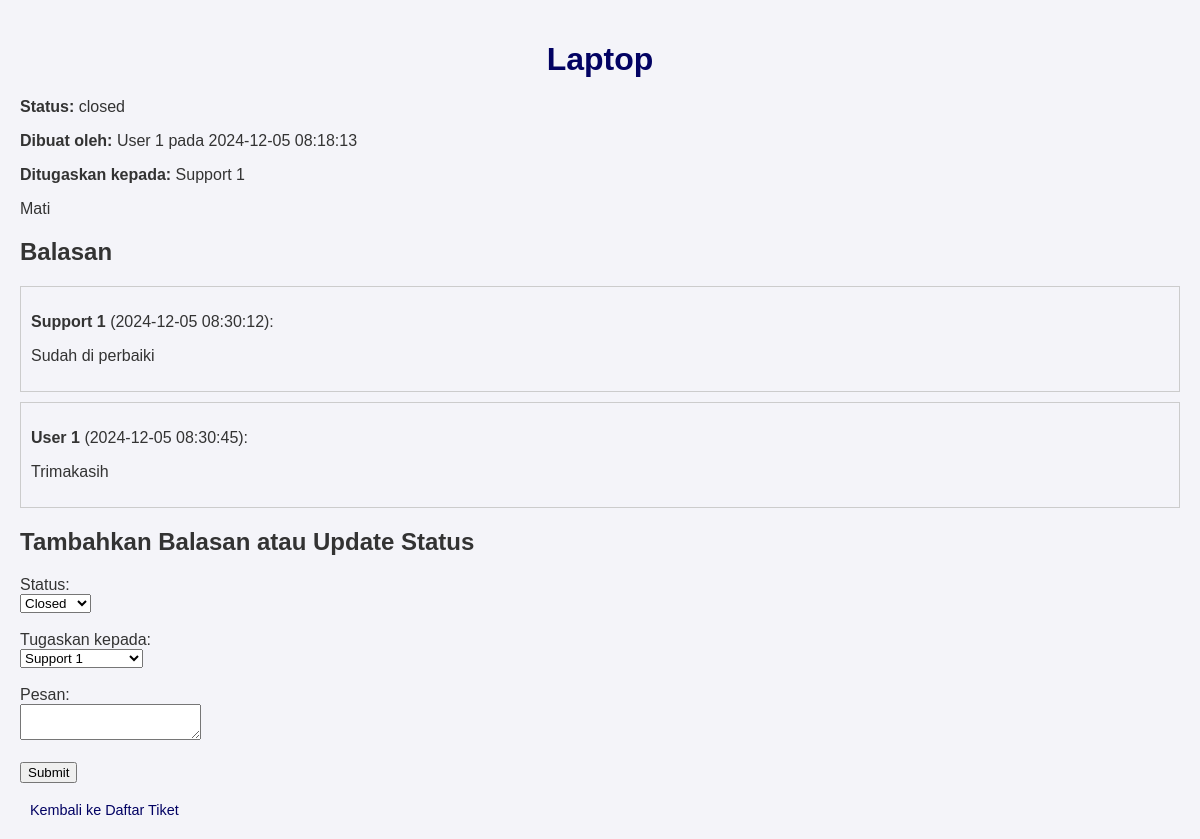
The page /admin/view_ticket.php?id=1 (signed in) on the database its author committed.
### tables this page shows
CREATE TABLE `tickets` (
  `id` int(11) NOT NULL,
  `user_id` int(11) NOT NULL,
  `subject` varchar(255) NOT NULL,
  `description` text NOT NULL,
  `status` enum('open','pending','closed') NOT NULL,
  `created_at` timestamp NULL DEFAULT current_timestamp(),
  `updated_at` timestamp NULL DEFAULT NULL ON UPDATE current_timestamp(),
  `assigned_to` int(11) DEFAULT NULL
);

CREATE TABLE `users` (
  `id` int(11) NOT NULL,
  `username` varchar(255) NOT NULL,
  `password` varchar(255) NOT NULL,
  `role` enum('admin','support','user') NOT NULL,
  `nama` varchar(255) NOT NULL,
  `email` varchar(255) NOT NULL
);

CREATE TABLE `replies` (
  `id` int(11) NOT NULL,
  `ticket_id` int(11) NOT NULL,
  `user_id` int(11) NOT NULL,
  `message` text NOT NULL,
  `created_at` timestamp NULL DEFAULT current_timestamp()
);

### includes/functions.php (called while the page is built, shortened)
<?php
function get_user_name($conn, $user_id) {
    $sql = "SELECT nama FROM users WHERE id = $user_id";
    $result = $conn->query($sql);
    if ($result->num_rows > 0) {
        return $result->fetch_assoc()["nama"];
    } else {
        return "Unknown User";
    }
}
?>

### admin/view_ticket.php (the view, shortened to what this page needs)
<?php
include '../includes/database.php';
include '../includes/functions.php';
if (isset($_GET["id"])) {
    $ticket_id = $_GET["id"];
    $sql = "SELECT t.*, u.nama AS nama_user
            FROM tickets t
            JOIN users u ON t.user_id = u.id
            WHERE t.id = $ticket_id";
    $result = $conn->query($sql);
    $ticket = $result->fetch_assoc();
    $sql = "SELECT r.*, u.nama AS nama_pengirim
            FROM replies r
            JOIN users u ON r.user_id = u.id
            WHERE r.ticket_id = $ticket_id
            ORDER BY r.created_at ASC";
    $replies_result = $conn->query($sql);
} else {
    header("Location: tickets.php");
    exit();
}
?>
<!DOCTYPE html>
<html>
<head>
  <link rel="stylesheet" type="text/css" href="tickets.css">
</head>
<body>
<h1><?php echo $ticket['subject']; ?></h1>
<p><strong>Status:</strong> <?php echo $ticket['status']; ?></p>
<p><strong>Dibuat oleh:</strong> <?php echo $ticket['nama_user']; ?> pada <?php echo $ticket['created_at']; ?></p>
<p><strong>Ditugaskan kepada:</strong>
    <?php
    if ($ticket['assigned_to']) {
        echo get_user_name($conn, $ticket['assigned_to']);
    } else {
        echo "Belum ditugaskan";
    }
    ?>
</p>
<p><?php echo $ticket['description']; ?></p>
<h2>Balasan</h2>
<?php if ($replies_result->num_rows > 0): ?>
  <?php while ($reply = $replies_result->fetch_assoc()): ?>
    <div style="border: 1px solid #ccc; padding: 10px; margin-bottom: 10px;">
      <p><strong><?php echo $reply['nama_pengirim']; ?></strong> (<?php echo $reply['created_at']; ?>):</p>
      <p><?php echo $reply['message']; ?></p>
    </div>
  <?php endwhile; ?>
<?php else: ?>
  <p>Belum ada balasan pada tiket ini.</p>
<?php endif; ?>
<h2>Tambahkan Balasan atau Update Status</h2>
<form method="post" action="<?php echo htmlspecialchars($_SERVER["PHP_SELF"] . "?id=" . $ticket_id); ?>">
  <label for="status">Status:</label><br>
  <select id="status" name="status">
    <option value="closed" <?php if ($ticket['status'] == 'closed') echo 'selected'; ?>>Closed</option>
  </select><br><br>
  <label for="assigned_to">Tugaskan kepada:</label><br>
  <select id="assigned_to" name="assigned_to">
    <?php
    $support_sql = "SELECT id, nama FROM users WHERE role = 'support'";
    $support_result = $conn->query($support_sql);
    while ($support = $support_result->fetch_assoc()): ?>
      <option value="<?php echo $support['id']; ?>"
              <?php if ($ticket['assigned_to'] == $support['id']) echo 'selected'; ?>>
        <?php echo $support['nama']; ?>
      </option>
    <?php endwhile; ?>
  </select><br><br>
  <label for="message">Pesan:</label><br>
  <textarea id="message" name="message"></textarea><br><br>
  <input type="submit" value="Submit">
</form>
<br>
<a href="tickets.php">Kembali ke Daftar Tiket</a>
</body>
</html>

### admin/tickets.css (style rules this page uses)
body { font-family: Arial, sans-serif; margin: 0; padding: 20px; background-color: #f4f4f9; color: #333; }
h1 { text-align: center; color: #020263; margin-bottom: 20px; }
a { color: #020263; text-decoration: none; font-size: 0.9rem; padding: 5px 10px; border-radius: 4px; transition: background-color 0.3s ease, color 0.3s ease; }

### rows shown on the page
tickets: subject "Laptop", status "closed", user.nama "User 1", created_at "2024-12-05 08:18:13", assigned_to.nama "Support 1", description "Mati", status "Closed", assigned_to "Support 1"
replies: user.nama "Support 1", created_at "2024-12-05 08:30:12", message "Sudah di perbaiki"
replies: user.nama "User 1", created_at "2024-12-05 08:30:45", message "Trimakasih"
